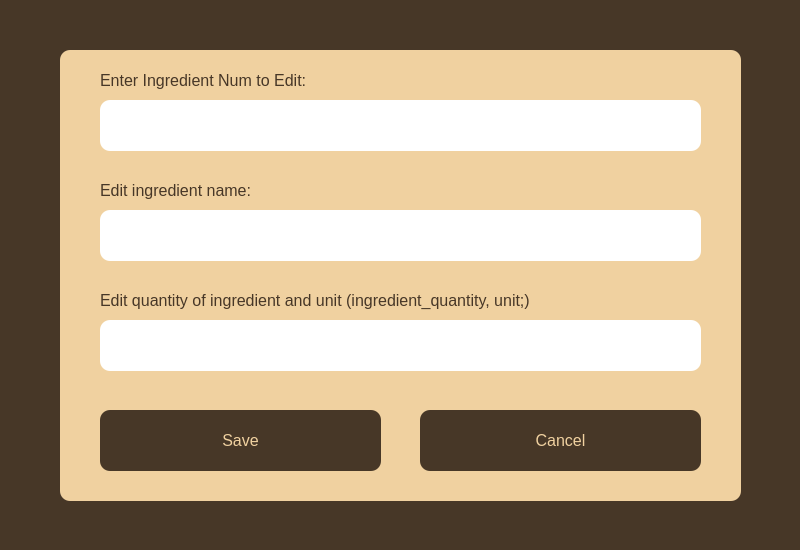
<?xml version="1.0" encoding="UTF-8"?>
<ui version="4.0">
 <class>Form</class>
 <widget class="QWidget" name="Form">
  <property name="geometry">
   <rect>
    <x>0</x>
    <y>0</y>
    <width>800</width>
    <height>550</height>
   </rect>
  </property>
  <property name="windowTitle">
   <string>Edit Ingredients &amp; Materials</string>
  </property>
  <property name="windowIcon">
   <iconset>
    <normaloff>../images/Picsart_23-06-15_09-41-02-215.png</normaloff>../images/Picsart_23-06-15_09-41-02-215.png</iconset>
  </property>
  <property name="styleSheet">
   <string notr="true">background-color: rgb(71, 55, 39, 100%);</string>
  </property>
  <widget class="QLabel" name="label_2">
   <property name="geometry">
    <rect>
     <x>100</x>
     <y>280</y>
     <width>571</width>
     <height>41</height>
    </rect>
   </property>
   <property name="font">
    <font>
     <pointsize>12</pointsize>
    </font>
   </property>
   <property name="styleSheet">
    <string notr="true">background-color: none; color: rgb(71, 55, 39, 100%);</string>
   </property>
   <property name="text">
    <string>Edit quantity of ingredient and unit (ingredient_quantity, unit;)</string>
   </property>
  </widget>
  <widget class="QLabel" name="label_12">
   <property name="geometry">
    <rect>
     <x>60</x>
     <y>50</y>
     <width>681</width>
     <height>451</height>
    </rect>
   </property>
   <property name="font">
    <font>
     <pointsize>11</pointsize>
     <weight>50</weight>
     <bold>false</bold>
    </font>
   </property>
   <property name="styleSheet">
    <string notr="true">background-color: rgb(240, 209, 160, 100%); border-radius: 10px; padding: 20px; color: rgb(71, 55, 39, 100%);</string>
   </property>
   <property name="text">
    <string/>
   </property>
  </widget>
  <widget class="QPushButton" name="Save">
   <property name="geometry">
    <rect>
     <x>100</x>
     <y>410</y>
     <width>281</width>
     <height>61</height>
    </rect>
   </property>
   <property name="font">
    <font>
     <pointsize>12</pointsize>
     <weight>50</weight>
     <bold>false</bold>
    </font>
   </property>
   <property name="cursor">
    <cursorShape>PointingHandCursor</cursorShape>
   </property>
   <property name="styleSheet">
    <string notr="true">background-color: rgb(71, 55, 39, 100%); color: rgb(240, 209, 160, 100%); border-radius: 10px; </string>
   </property>
   <property name="text">
    <string>Save</string>
   </property>
  </widget>
  <widget class="QLineEdit" name="IngredientName">
   <property name="geometry">
    <rect>
     <x>100</x>
     <y>210</y>
     <width>601</width>
     <height>51</height>
    </rect>
   </property>
   <property name="font">
    <font>
     <pointsize>11</pointsize>
    </font>
   </property>
   <property name="styleSheet">
    <string notr="true">background-color: white; border: none; border-radius: 10px; padding: 10px;</string>
   </property>
  </widget>
  <widget class="QLineEdit" name="IngredientQuant">
   <property name="geometry">
    <rect>
     <x>100</x>
     <y>320</y>
     <width>601</width>
     <height>51</height>
    </rect>
   </property>
   <property name="font">
    <font>
     <pointsize>11</pointsize>
    </font>
   </property>
   <property name="styleSheet">
    <string notr="true">background-color: white; border: none; border-radius: 10px; padding: 10px;</string>
   </property>
  </widget>
  <widget class="QLabel" name="label">
   <property name="geometry">
    <rect>
     <x>100</x>
     <y>170</y>
     <width>331</width>
     <height>41</height>
    </rect>
   </property>
   <property name="font">
    <font>
     <pointsize>12</pointsize>
    </font>
   </property>
   <property name="styleSheet">
    <string notr="true">background-color: none; color: rgb(71, 55, 39, 100%);</string>
   </property>
   <property name="text">
    <string>Edit ingredient name:</string>
   </property>
  </widget>
  <widget class="QPushButton" name="Cancel">
   <property name="geometry">
    <rect>
     <x>420</x>
     <y>410</y>
     <width>281</width>
     <height>61</height>
    </rect>
   </property>
   <property name="font">
    <font>
     <pointsize>12</pointsize>
     <weight>50</weight>
     <bold>false</bold>
    </font>
   </property>
   <property name="cursor">
    <cursorShape>PointingHandCursor</cursorShape>
   </property>
   <property name="styleSheet">
    <string notr="true">background-color: rgb(71, 55, 39, 100%); color: rgb(240, 209, 160, 100%); border-radius: 10px; </string>
   </property>
   <property name="text">
    <string>Cancel</string>
   </property>
  </widget>
  <widget class="QLabel" name="label_3">
   <property name="geometry">
    <rect>
     <x>100</x>
     <y>60</y>
     <width>331</width>
     <height>41</height>
    </rect>
   </property>
   <property name="font">
    <font>
     <pointsize>12</pointsize>
    </font>
   </property>
   <property name="styleSheet">
    <string notr="true">background-color: none; color: rgb(71, 55, 39, 100%);</string>
   </property>
   <property name="text">
    <string>Enter Ingredient Num to Edit:</string>
   </property>
  </widget>
  <widget class="QLineEdit" name="IngredientNum">
   <property name="geometry">
    <rect>
     <x>100</x>
     <y>100</y>
     <width>601</width>
     <height>51</height>
    </rect>
   </property>
   <property name="font">
    <font>
     <pointsize>11</pointsize>
    </font>
   </property>
   <property name="styleSheet">
    <string notr="true">background-color: white; border: none; border-radius: 10px; padding: 10px;</string>
   </property>
  </widget>
  <zorder>label_12</zorder>
  <zorder>Save</zorder>
  <zorder>IngredientName</zorder>
  <zorder>IngredientQuant</zorder>
  <zorder>label</zorder>
  <zorder>Cancel</zorder>
  <zorder>label_2</zorder>
  <zorder>label_3</zorder>
  <zorder>IngredientNum</zorder>
 </widget>
 <resources/>
 <connections/>
</ui>
